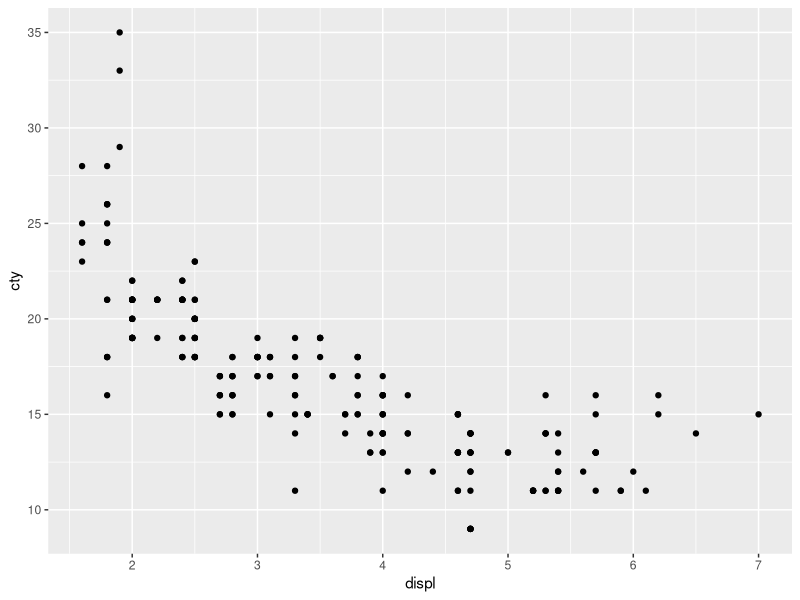
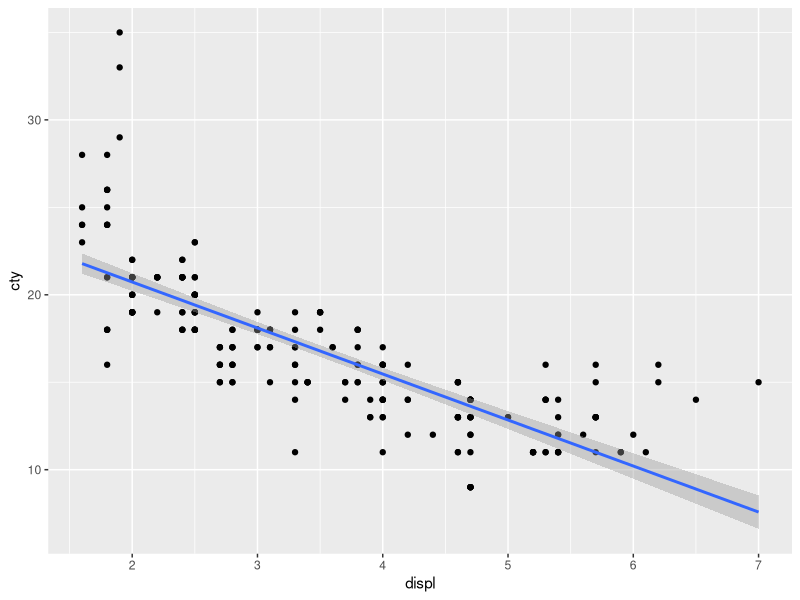

Generate these figures, in order, with R:
## ---- chunk 1
knitr::opts_chunk$set(echo = FALSE)
library(ggplot2)
## ---- chunk 2
x <- 1:6
sqrt(x)
min(x)
mean(x)
## ---- chunk 3
library(ggplot2)
ggplot(data=mpg)+
  geom_point(mapping=aes(x=displ,y=cty))
## ---- chunk 4
library(ggplot2)
ggplot(data=mpg,mapping=aes(x=displ,y=cty))+
  geom_point()+geom_smooth(method = "lm")
## ---- chunk 5
f <- function(x)x^2 # this function squares a vector
f(1:3)
## ---- chunk 6
x <- c(1, 2, 3, 4, 5, 1)
duplicated(x)
## ---- chunk 7
f1 <- function(arg1, arg2, arg3) arg1 * arg2  + arg3
f1(2, 3, 4) # positional
f1(2, arg3=4,3) # name for arg3
f1(arg3=4, arg2=3, 2) # name for arg2, arg3
## ---- chunk 8
f1 <- function(f,v)f(v) # f is a function object

f1(min,c(2,4,6,7))
f1(max,c(2,4,6,7))
## ---- chunk 9
x <- c(1, 2, 3, 4, 5, 1)
duplicated(x)
## ---- chunk 10
# this is a hack to call plot but make the plot tiny
plot(1:1,axes=FALSE,xlab = "", ylab="",cex = .001)
